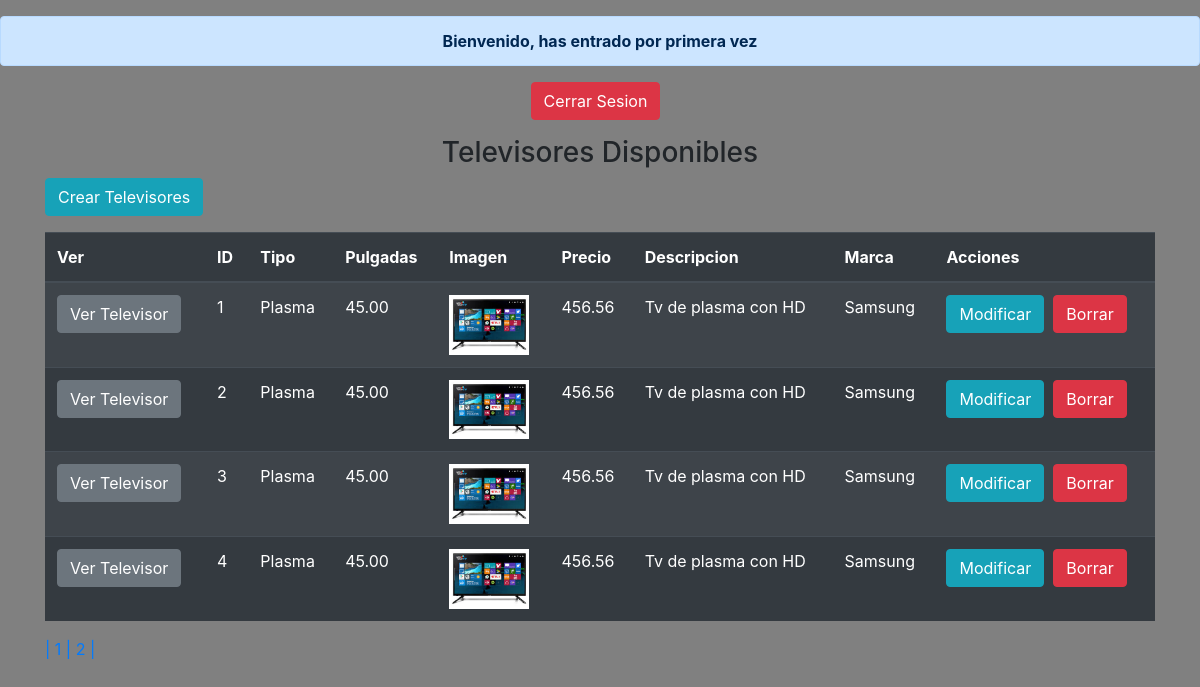
Screenshot of /televisores.php (signed in) with the database file from the repository.
### tables this page shows
create table televisores(
	id int auto_increment primary key,
	tipo varchar(60) not null,
	pulgadas float(6,2),
	imagen varchar(120) default 'img/televisores/default.jpg',
	precio float (6,2),
	descripcion varchar (200) not null,
	marca varchar(20) not null
);

### class/Televisores.php (called while the page is built, shortened)
<?php
class Televisores
{
    private $conexion;
    public function __construct()
    {
        $numeroArg = func_num_args();
    }
    public function setConexion($con)
    {
        $this->conexion = $con;
    }
    public function getTotalRegistros()
    {
        $consulta = "select * from televisores";
        try {
            $televisores = $this->conexion->query($consulta);
        } catch (PDOException $ex) {
            die("Error al recuperar las plataformas!!!" . $ex->getMessage());
        }
        return $televisores->rowCount();
    }
    public function read($inf, $pag)
    {
        $consulta = "select * from televisores order by id limit $inf,$pag";
        try {
            $televisores = $this->conexion->query($consulta);
        } catch (PDOException $ex) {
            die("Error al recuperar las plataformas!!!" . $ex->getMessage());
        }
        return $televisores;
    }
}

### televisores.php (the view, shortened to what this page needs)
<?php
if(isset($_SESSION['contador']))
{
  $_SESSION['contador'] = $_SESSION['contador'] + 1;
  $mensaje = 'Número de visitas: ' . $_SESSION['contador'];
}
else
{
  $mensaje = 'Bienvenido, has entrado por primera vez';
}
?>
<!doctype html>
<html lang="en">
    <head>
        <link rel="stylesheet" href="https://stackpath.bootstrapcdn.com/bootstrap/4.3.1/css/bootstrap.min.css">
    </head>
    <body style="background-color: grey">
        <?php
        if (isset($_SESSION['usuario'])) {
            echo "<div class='text-center mt-3'>";
            echo "<form name='cerrar' action='cerrarSesion.php' method='POST' style='display:inline;'>";
            echo "<div class='alert alert-primary' role='alert'>";
        echo "<a href='#' class='alert-link mb-5'>".$mensaje."</a>";
        echo "</div>";
            echo "<input type='submit' class='btn btn-danger' value='Cerrar Sesion'>\n";
            echo "</form>&nbsp;";
           echo "</div>";
          }
        ?>
        <h3 class="text text-center mt-3">Televisores Disponibles</h3>
        <?php
            if($_SESSION['usuario']){
                echo "<div class='container mt-2'>";
                echo "<a href='ctelevisores.php' class='btn btn-info'>Crear Televisores</a>";
                echo "</div>";
            }
         ?>
        <div class="container mt-3">
            <table class="table table-striped table-dark">
                <thead>
                    <tr>
                        <th scope=col>Ver</th>
                        <th scope="col">ID</th>
                        <th scope="col">Tipo</th>
                        <th scope="col">Pulgadas</th>
                        <th scope="col">Imagen</th>
                        <th scope="col">Precio</th>
                        <th scope="col">Descripcion</th>
                        <th scope="col">Marca</th>
                        <?php
                        if($_SESSION['usuario']){
                        echo "<th scope='col'>Acciones</th>";
                        }
                                ?>
                    </tr>
                </thead>
                <tbody>
                    <?php
                        $miConexion=new Conexion();
                        $llave=$miConexion->getLlave();
                        $losTelevisores=new Televisores($llave);
                        $paginacion=4;
                        $total=$losTelevisores->getTotalRegistros();
                        $npaginas=ceil($total/$paginacion);
                        if(isset($_GET['pag'])){
                            $inf=($_GET['pag']-1)*$paginacion;
                            $televisores=$losTelevisores->read($inf,$paginacion);
                        }
                        else{
                           $televisores=$losTelevisores->read(0, $paginacion);
                        }
                        foreach($televisores as $item){
                            echo "<tr>";
                            echo "<td><a href='vtelevisor.php?id={$item[0]}' class='btn btn-secondary'</a>Ver Televisor</td>";
                            echo "<td>{$item[0]}</td>";
                            echo "<td>{$item[1]}</td>";
                            echo "<td>{$item[2]}</td>";
                            echo "<td><img src='{$item[3]}' width='80px' /></td>";
                            echo "<td>{$item[4]}</td>";
                            echo "<td>{$item[5]}</td>";
                            echo "<td>{$item[6]}</td>";
                            if($_SESSION['usuario']){
                            echo "<td>";
                            echo "<form name='br' action='delete.php' method='POST' >";
                            echo "<a href='mtelevisor.php?id={$item[0]}' class='btn btn-info'>Modificar</a>";
                            echo "&nbsp;&nbsp;<input type='submit' value='Borrar' class='btn btn-danger' />";
                            echo "</form>";
                            echo "</td>";
                            }
                            echo "</tr>";
                        }
                    ?>
                </tbody>
            </table>
            <?php
                for($i=1; $i<=$npaginas; $i++){
                    if($i!=$npaginas){
                        echo "<a href=televisores.php?pag=$i style='text-decoration:none'>|&nbsp;$i&nbsp;</a>";
                    }
                    else{
                        echo "<a href=televisores.php?pag=$i style='text-decoration:none'>|&nbsp;$i&nbsp;|</a>";
                    }
                }
            ?>
        </div>
    </body>
</html>

### rows the page displays
televisores: id "1", tipo "Plasma", pulgadas "45.00", imagen (placeholder picture), precio "456.56", descripcion "Tv de plasma con HD", marca "Samsung"
televisores: id "2", tipo "Plasma", pulgadas "45.00", imagen (placeholder picture), precio "456.56", descripcion "Tv de plasma con HD", marca "Samsung"
televisores: id "3", tipo "Plasma", pulgadas "45.00", imagen (placeholder picture), precio "456.56", descripcion "Tv de plasma con HD", marca "Samsung"
televisores: id "4", tipo "Plasma", pulgadas "45.00", imagen (placeholder picture), precio "456.56", descripcion "Tv de plasma con HD", marca "Samsung"

### other values shown
$mensaje "Bienvenido, has entrado por primera vez"
